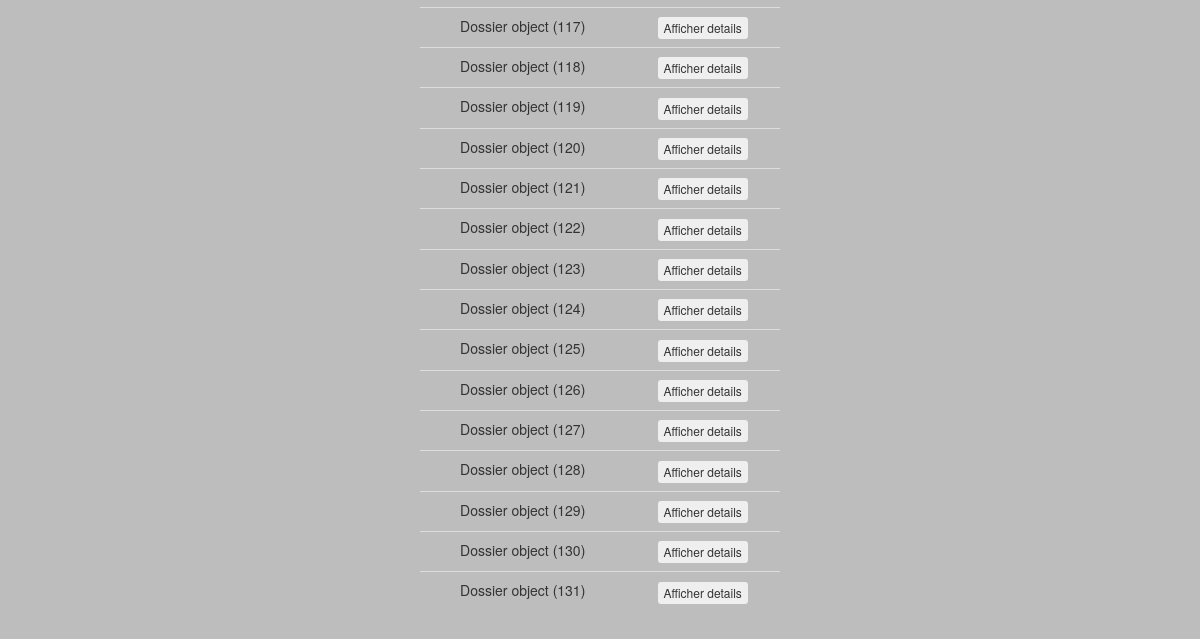
The app's page /consulterdossier/ (signed in, lower part), older data.
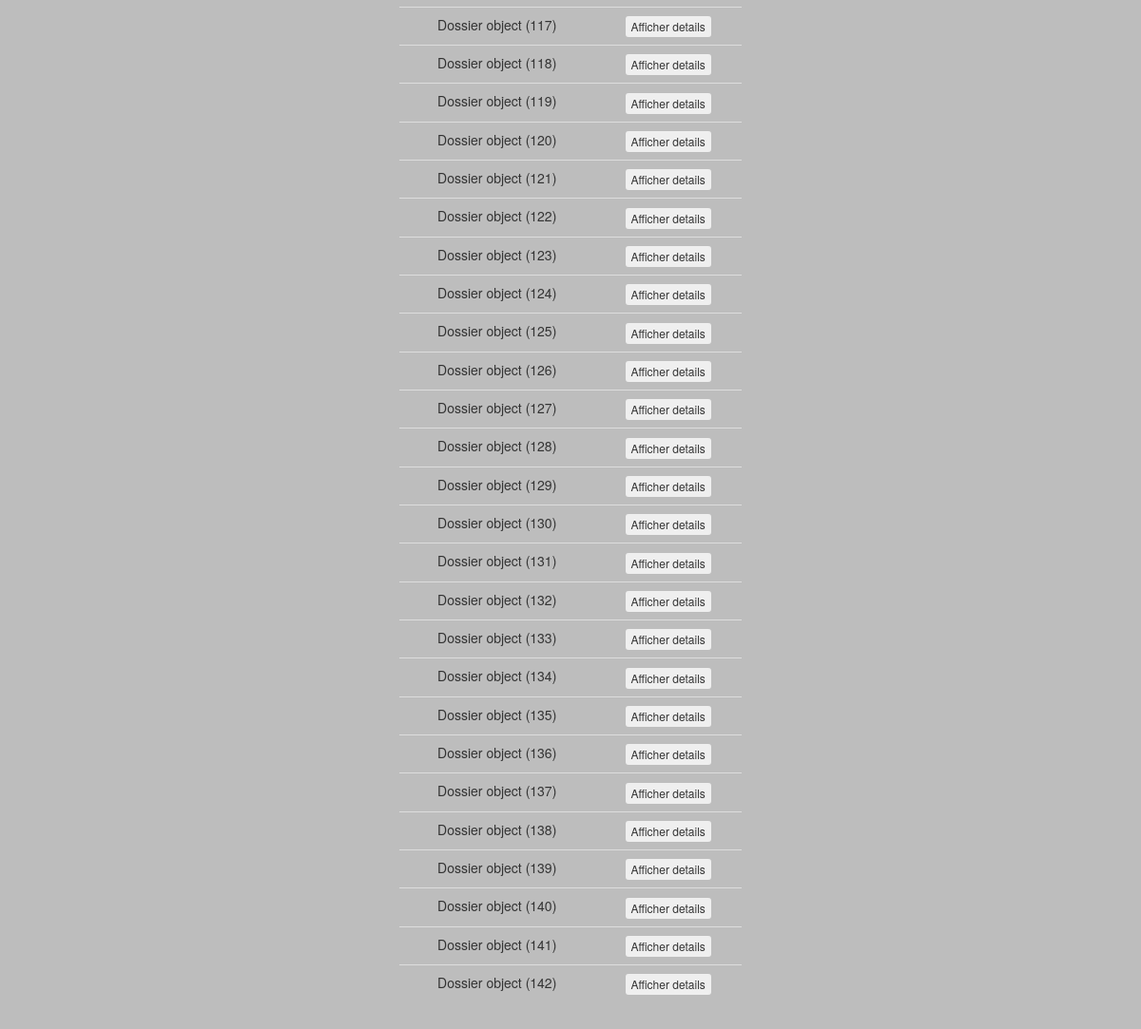
The same page, newer data.
### calculdej/models.py (models this page shows, shortened)
class Dossier(models.Model):
    date = models.DateTimeField(default=timezone.now, blank=True, verbose_name="Date création")
    auteur = models.ForeignKey(settings.AUTH_USER_MODEL, on_delete=models.CASCADE)
    imc = models.DecimalField(default=0.00,max_digits=5, decimal_places=2)
    age = models.IntegerField(default=0)
    de = models.DecimalField(default=0.00,max_digits=5, decimal_places=2)
    sexe = models.CharField(default="",max_length=1)
    dernier = models.BooleanField(default=True)

### consulterdossier/views.py (the view)
# urls.py: url('consulterdossier/', include('consulterdossier.urls')),
@login_required
def consulterdossier(request):
    dossiers = Dossier.objects.filter(auteur=request.user)
    if request.method == 'POST' and 'btnaffdetails' in request.POST:
        id_dossier = int(request.POST.get('btnaffdetails'))
        dossier = Dossier.objects.get(id=id_dossier)
        date = dossier.date
        imc = dossier.imc
        de = dossier.de
    return render(request, 'consulterdossier/consulterdossier.html', locals())

### consulterdossier/templates/consulterdossier/consulterdossier.html (shortened to what this page needs)
{% extends "base.html" %}
{% block content %}
<table class="table">
   <tbody>
       {% for d in dossiers %}
       <tr>
           <td>{{ d }} </td>
           <td>
             <form method="post">
                 <button onclick="details()" class="btn btn-xs" type="submit" name="btnaffdetails" value="{{d.id}}">Afficher details</button>
             </form>
          </td>
       </tr>
      {%endfor%}
    </tbody>
</table>
{% endblock %}

Row changes from the older to the newer data that the page shows:
added Dossier: id "Dossier object (132)"
added Dossier: id "Dossier object (133)"
added Dossier: id "Dossier object (134)"
added Dossier: id "Dossier object (135)"
added Dossier: id "Dossier object (136)"
added Dossier: id "Dossier object (137)"
added Dossier: id "Dossier object (138)"
added Dossier: id "Dossier object (139)"
added Dossier: id "Dossier object (140)"
added Dossier: id "Dossier object (141)"
added Dossier: id "Dossier object (142)"
